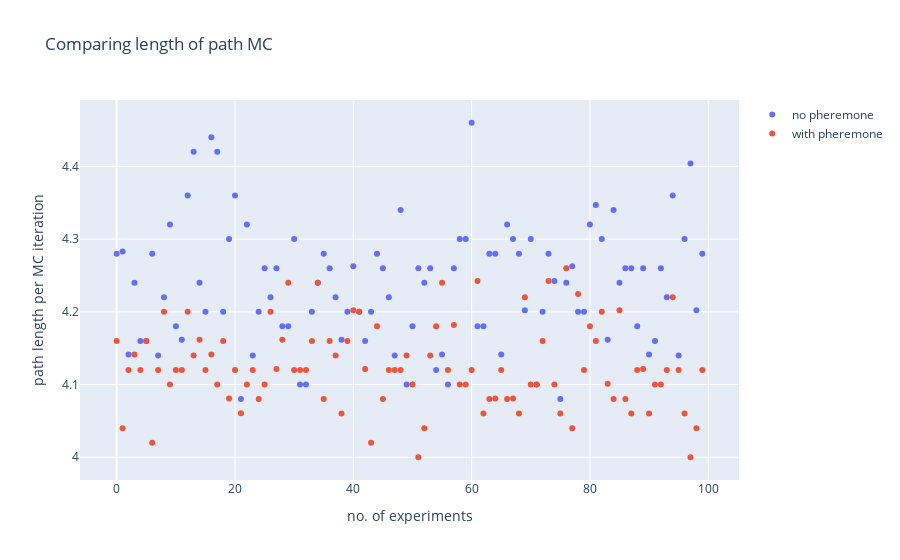

Here is the notebook cell this chart was saved with:
### Code cell
fig = go.Figure()
x_axis = list(range(num_points))

fig.add_trace(go.Scatter(x=x_axis, y=path_len_list_mc,
                    mode='markers',
                    name='no pheremone'))
fig.add_trace(go.Scatter(x=x_axis, y=path_len_list_opt_mc,
                    mode='markers',
                    name='with pheremone'))
fig.update_layout(title='Comparing length of path MC',
                   xaxis_title='no. of experiments',
                   yaxis_title='path length per MC iteration')
fig.show()
print("Mean path length without pheremone: ", np.nanmean(path_len_list_mc))
print("Median path length without pheremone: ", np.nanmedian(path_len_list_mc))
print("Mean path length with pheremone: ", np.nanmean(path_len_list_opt_mc))
print("Median path length with pheremone: ", np.nanmedian(path_len_list_opt_mc))

### Figure 1 — Plotly figure (JSON) as saved in the notebook; plotly's stock layout.template omitted (floating-point values rounded to 4 significant figures)
{"data": [{"mode": "markers", "name": "no pheremone", "type": "scatter", "x": [0, 1, 2, 3, 4, 5, 6, 7, 8, 9, 10, 11, 12, 13, 14, 15, 16, 17, 18, 19, 20, 21, 22, 23, 24, 25, 26, 27, 28, 29, 30, 31, 32, 33, 34, 35, 36, 37, 38, 39, 40, 41, 42, 43, 44, 45, 46, 47, 48, 49, 50, 51, 52, 53, 54, 55, 56, 57, 58, 59, 60, 61, 62, 63, 64, 65, 66, 67, 68, 69, 70, 71, 72, 73, 74, 75, 76, 77, 78, 79, 80, 81, 82, 83, 84, 85, 86, 87, 88, 89, 90, 91, 92, 93, 94, 95, 96, 97, 98, 99], "y": [4.28, 4.283, 4.141, 4.24, 4.16, 4.16, 4.28, 4.14, 4.22, 4.32, 4.18, 4.162, 4.36, 4.42, 4.24, 4.2, 4.44, 4.42, 4.2, 4.3, 4.36, 4.08, 4.32, 4.14, 4.2, 4.26, 4.22, 4.26, 4.18, 4.18, 4.3, 4.1, 4.1, 4.2, 4.24, 4.28, 4.26, 4.22, 4.162, 4.2, 4.263, 4.2, 4.16, 4.2, 4.28, 4.26, 4.22, 4.14, 4.34, 4.1, 4.18, 4.26, 4.24, 4.26, 4.12, 4.141, 4.1, 4.26, 4.3, 4.3, 4.46, 4.18, 4.18, 4.28, 4.28, 4.141, 4.32, 4.3, 4.28, 4.202, 4.3, 4.1, 4.2, 4.28, 4.242, 4.08, 4.24, 4.263, 4.2, 4.2, 4.32, 4.347, 4.3, 4.162, 4.34, 4.24, 4.26, 4.26, 4.18, 4.26, 4.141, 4.16, 4.26, 4.22, 4.36, 4.14, 4.3, 4.404, 4.202, 4.28]}, {"mode": "markers", "name": "with pheremone", "type": "scatter", "x": [0, 1, 2, 3, 4, 5, 6, 7, 8, 9, 10, 11, 12, 13, 14, 15, 16, 17, 18, 19, 20, 21, 22, 23, 24, 25, 26, 27, 28, 29, 30, 31, 32, 33, 34, 35, 36, 37, 38, 39, 40, 41, 42, 43, 44, 45, 46, 47, 48, 49, 50, 51, 52, 53, 54, 55, 56, 57, 58, 59, 60, 61, 62, 63, 64, 65, 66, 67, 68, 69, 70, 71, 72, 73, 74, 75, 76, 77, 78, 79, 80, 81, 82, 83, 84, 85, 86, 87, 88, 89, 90, 91, 92, 93, 94, 95, 96, 97, 98, 99], "y": [4.16, 4.04, 4.12, 4.141, 4.12, 4.16, 4.02, 4.12, 4.2, 4.1, 4.12, 4.12, 4.2, 4.14, 4.162, 4.12, 4.141, 4.1, 4.16, 4.081, 4.12, 4.061, 4.1, 4.12, 4.08, 4.1, 4.2, 4.121, 4.162, 4.24, 4.12, 4.12, 4.12, 4.16, 4.24, 4.08, 4.16, 4.14, 4.06, 4.16, 4.202, 4.2, 4.121, 4.02, 4.18, 4.08, 4.12, 4.12, 4.12, 4.14, 4.1, 4, 4.04, 4.14, 4.18, 4.24, 4.12, 4.182, 4.1, 4.1, 4.12, 4.242, 4.06, 4.08, 4.081, 4.12, 4.08, 4.081, 4.06, 4.22, 4.1, 4.1, 4.16, 4.242, 4.1, 4.06, 4.26, 4.04, 4.224, 4.12, 4.18, 4.16, 4.2, 4.101, 4.08, 4.202, 4.08, 4.06, 4.12, 4.121, 4.06, 4.1, 4.1, 4.12, 4.22, 4.12, 4.06, 4, 4.04, 4.12]}], "layout": {"title": {"text": "Comparing length of path MC"}, "xaxis": {"title": {"text": "no. of experiments"}}, "yaxis": {"title": {"text": "path length per MC iteration"}}}}
